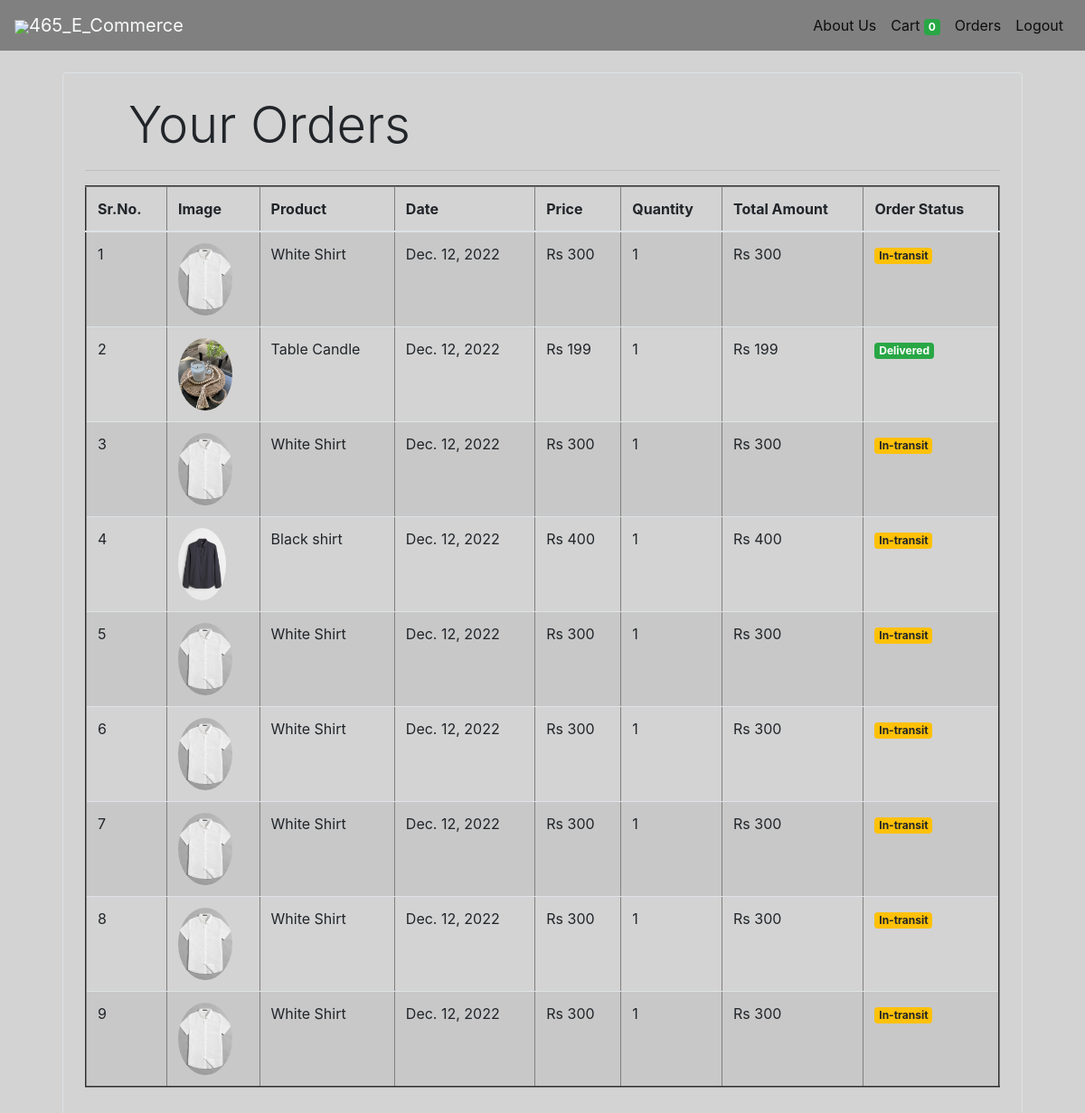
Screenshot of /orders (signed in) with the database file from the repository.
### store/models.py (models this page shows, shortened)
class Order(models.Model):
    product = models.ForeignKey(Products,on_delete=models.CASCADE)
    customer = models.ForeignKey(Customer,on_delete=models.CASCADE)
    quantity = models.IntegerField(default=1)
    price = models.IntegerField()
    address = models.CharField (max_length=50, default='', blank=True)
    phone = models.CharField (max_length=50, default='', blank=True)
    date = models.DateField (default=datetime.datetime.today)
    status = models.BooleanField (default=False)
    @staticmethod
    def get_orders_by_customer(customer_id):
        return Order.objects.filter(customer=customer_id).order_by('-date')

class Products(models.Model):
    name = models.CharField(max_length=60)
    price= models.IntegerField(default=0)
    category= models.ForeignKey(Category,on_delete=models.CASCADE,default=1 )
    description= models.CharField(max_length=250, default='', blank=True, null= True)
    image= models.ImageField(upload_to='uploads/products/')

### store/auth.py (the view)
    def middleware(request):
        returnUrl = request.META['PATH_INFO']
        if not request.session.get('customer'):
           return redirect(f'login?return_url={returnUrl}')
        response = get_response(request)
        return response

### store/auth.py (called while the page is built)
def auth_middleware(get_response):
    def middleware(request):
        returnUrl = request.META['PATH_INFO']
        if not request.session.get('customer'):
           return redirect(f'login?return_url={returnUrl}')
        response = get_response(request)
        return response
    return middleware

### store/templatetags/custom_filter.py (called while the page is built)
@register.filter(name='currency')
def currency(number):
    return "Rs "+str(number)

@register.filter(name='multiply')
def multiply(number , number1):
    return number * number1

### store/views.py (called while the page is built)
    def get(self , request ):
        customer = request.session.get('customer')
        orders = Order.get_orders_by_customer(customer)
        return render(request , 'orders.html'  , {'orders' : orders})

### templates/orders.html (shortened to what this page needs)
{% extends 'navbar.html' %}
{% block content %}
{% load cart %}
{% load custom_filter %}
<div class="container">
   <div class="border rounded p-4 m-4">
        <p class="display-4 pl-4 ml-4">Your Orders</p>
        <hr>
        <table class="table table-striped" border="2">
            <thead>
                <tr>
                    <th>Sr.No.</th>
                    <th>Image</th>
                    <th>Product</th>
                    <th>Date</th>
                    <th>Price</th>
                    <th>Quantity</th>
                    <th>Total Amount</th>
                    <th>Order Status</th>
                </tr>
            </thead>
            <tbody>
                {% for order in orders %}
                <tr>
                    <td>{{forloop.counter}}</td>
                    <td><img style="height: 80px;" class="rounded-circle" src="{{order.product.image.url}}"></td>
                    <td>{{order.product.name}}</td>
                    <td>{{order.date}}</td>
                    <td>{{order.price|currency}}</td>
                    <td>{{order.quantity}}</td>
                    <td>{{order.quantity|multiply:order.price|currency}}</td>
                    {% if order.status %}
                    <td><small class="badge badge-success">Delivered</small></td>
                    {%else%}
                    <td><small class="badge badge-warning">In-transit</small></td>
                    {% endif %}
                </tr>
                {% endfor %}
            </tbody>
        </table>
   </div>
</div>
{% endblock %}

### templates/navbar.html (shortened to what this page needs)
<!doctype html>
<html lang="en">
<head>
  <link rel="stylesheet" href="https://maxcdn.bootstrapcdn.com/bootstrap/4.0.0/css/bootstrap.min.css"integrity="sha384-Gn5384xqQ1aoWXA+058RXPxPg6fy4IWvTNh0E263XmFcJlSAwiGgFAW/dAiS6JXm">
</head>
<body style="background-color: lightgray" >
<nav class="one-edge-shadow navbar navbar-light sticky-top navbar navbar-expand-lg text-white">
    <a class="navbar-brand ms-3 text-light " href="/">
    <link rel="stylesheet" href="https://use.fontawesome.com/releases/v5.7.0/css/all.css">
    <img src="https://www.freepnglogos.com/uploads/shopping-cart-png/shopping-cart-svg-png-icon-download-28.png" style="width:50px;height:50px,color:text-light;">465_E_Commerce</a>
    <div class="collapse navbar-collapse" id="navbarSupportedContent">
        <ul class=" navbar-nav my-2 my-lg-0">
        <li class="nav-item active">
            <a class="nav-link" href="/about_us">About Us<span class="sr-only">(current)</span></a>
        </li>
        <li class="nav-item active">
          <a class="nav-link" href="/cart">Cart
            <span class="badge badge-success">{{request.session.cart.keys|length}}</span>
            <span class="sr-only">(current)</span></a>
        </li>
        {% if request.session.customer %}
        <li class="nav-item active ">
          <a class="nav-link" href="/orders">Orders<span class="sr-only">(current)</span></a>
        </li>
        <li class="nav-item active ">
          <a class="nav-link" href="/logout">Logout<span class="sr-only">(current)</span></a>
        </li>
        {% endif %}
      </ul>
    </div>
  </nav>
  {% block content %}{% endblock %}
</body>
</html>

### templates/navbar.html (style rules this page uses)
nav { background-color: gray; }

### rows the page displays
Order: product.image (picture), product.name "White Shirt", date "Dec. 12, 2022", price "Rs 300", quantity "1", quantity|multiply "Rs 300", status "In-transit"
Order: product.image (picture), product.name "Table Candle", date "Dec. 12, 2022", price "Rs 199", quantity "1", quantity|multiply "Rs 199", status "Delivered"
Order: product.image (picture), product.name "White Shirt", date "Dec. 12, 2022", price "Rs 300", quantity "1", quantity|multiply "Rs 300", status "In-transit"
Order: product.image (picture), product.name "Black shirt", date "Dec. 12, 2022", price "Rs 400", quantity "1", quantity|multiply "Rs 400", status "In-transit"
Order: product.image (picture), product.name "White Shirt", date "Dec. 12, 2022", price "Rs 300", quantity "1", quantity|multiply "Rs 300", status "In-transit"
Order: product.image (picture), product.name "White Shirt", date "Dec. 12, 2022", price "Rs 300", quantity "1", quantity|multiply "Rs 300", status "In-transit"
Order: product.image (picture), product.name "White Shirt", date "Dec. 12, 2022", price "Rs 300", quantity "1", quantity|multiply "Rs 300", status "In-transit"
Order: product.image (picture), product.name "White Shirt", date "Dec. 12, 2022", price "Rs 300", quantity "1", quantity|multiply "Rs 300", status "In-transit"
Order: product.image (picture), product.name "White Shirt", date "Dec. 12, 2022", price "Rs 300", quantity "1", quantity|multiply "Rs 300", status "In-transit"

### other values shown
{{ request.session.cart.keys|length }} "0"
